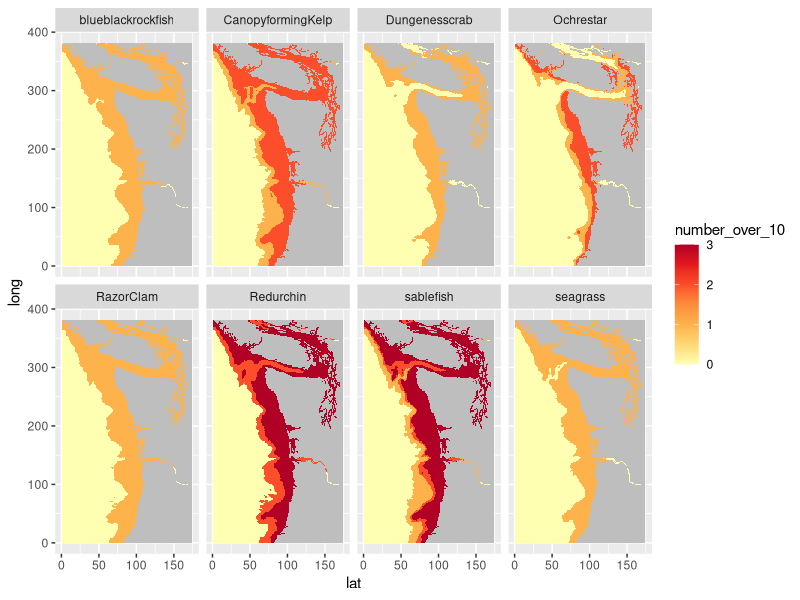

R code for this plot: (Note: a time limit stopped this script after it produced the figure.)
# Goal: 
# was: where is there enough change to elicit 10% change in 1,2,3, .. 9 species in at least one biological response?
# in 30%?

#libraries
library(mgcv)
library(ggplot2)
library(dplyr)
library(tidyverse)
library(broom)
library(cowplot)
library(reshape2)
library(gridExtra)
library(RColorBrewer)

#read in sensitivity by study
setwd("/Users/Jennifer_Sunday/Dropbox/UW_Schmidt/data/")
sensitivity_by_group<-read_csv("processed_data/sensitivity_by_group.csv")

#read in benthic map 2km
littletempbot<-read_csv("processed_data/2km_delta_temp_bot.csv", col_names=F)

#reshape these into a long dataframe - bot layer
littletempbot.df<-melt(littletempbot) %>%
  mutate(lat=rep(1:dim(littletempbot)[1], dim(littletempbot)[2])) %>%
  separate(variable, c(NA, "long"), sep = "X", remove = TRUE) %>%
  mutate(long=as.numeric(long))%>%
  mutate(lat=as.numeric(lat))%>%
  mutate(latlong=paste(long, lat, sep="_"))

# calculate delta response for each species
#temp - extract benthic species with temp response data and add rows for other species
#and change species names so they will work as column names 
temp_sens<-sensitivity_by_group %>%
  filter(treatment_var=="temperature",
         zone=="benthic") %>%
  mutate(English_Name=gsub(" ","", English_Name)) %>%
  mutate(English_Name=gsub("&","", English_Name)) %>%
  mutate(English_Name=gsub("-","", English_Name))

#make a vector with weighted sensitivity titled by species name
temp_sens<-temp_sens %>%
  unite(., col=unique_response, English_Name, response_type, sep="_and_") %>% # make a new column comibining two columns, called unique response
  select(unique_response, weighted_sensitivity) 

#expand out these responses to the entire dataframe of temp change, so every unique response has a lat_long
all_temp_responses<-expand.grid(unique_response=temp_sens$unique_response, 
                               latlong=littletempbot.df$latlong)

#merge empty grid with environmental data, so all unique responses have lat_long and environemntal change
join_grid_and_bottemp<-left_join(all_temp_responses, littletempbot.df)
join_response_and_bottemp<-left_join(join_grid_and_bottemp,temp_sens)
head(join_response_and_bottemp)

#make new column with % change
join_response_and_bottemp<-join_response_and_bottemp%>%
  mutate(percentchangetemp=value*weighted_sensitivity*100) %>%
  mutate(no_env_data=ifelse(percentchangetemp=="NaN", "no_data", "yes_data"))

#Now group by lat_long and species, then ask how many of each group are greater than 10% (need zeros)
tempbot_responses<-join_response_and_bottemp %>%
  separate(unique_response, sep="_and_", into=c("species", "response")) %>%
  group_by(species, latlong, no_env_data) %>%
  summarise(number_over_10=length(which(abs(percentchangetemp)>10)),
            number_over_20=length(which(abs(percentchangetemp)>20)),
            number_over_30=length(which(abs(percentchangetemp)>30)),
            number_total=n()) %>%
  separate(latlong, sep="_", into=c("lat", "long")) %>%
  mutate(lat=as.numeric(lat), long=as.numeric(long)) %>%
  mutate(number_over_10=as.numeric(ifelse(no_env_data=="no_data", 
                                          "NA", number_over_10)),
         number_over_20=as.numeric(ifelse(no_env_data=="no_data", 
                                          "NA", number_over_20)),
         number_over_20=as.numeric(ifelse(no_env_data=="no_data", 
                                          "NA", number_over_30)))

tempbot_responses %>% 
  ggplot(aes(x = lat, y = long)) + geom_tile(aes(fill = number_over_10)) + 
  scale_fill_distiller(palette="YlOrRd", direction=1, na.value="grey") +
  facet_wrap(~species, nrow=2)

write_csv(tempbot_responses, "processed_data/tempbot_responses_2km.csv")

#read in 200 map
littletemp200<-read_csv("processed_data/2km_delta_temp_200m.csv", col_names=F)

#reshape these into a long dataframe - 200 layer
littletemp200.df<-melt(littletemp200) %>%
  mutate(lat=rep(1:dim(littletemp200)[1], dim(littletemp200)[2])) %>%
  separate(variable, c(NA, "long"), sep = "X", remove = TRUE) %>%
  mutate(long=as.numeric(long))%>%
  mutate(lat=as.numeric(lat))%>%
  mutate(latlong=paste(long, lat, sep="_"))

# calculate delta response for each species
#temp - extract benthic species with temp response data and add rows for other species
#and change species names so they will work as column names 
temp_sens<-sensitivity_by_group %>%
  filter(treatment_var=="temperature",
         zone=="pelagic") %>%
  mutate(English_Name=gsub(" ","", English_Name)) %>%
  mutate(English_Name=gsub("&","", English_Name)) %>%
  mutate(English_Name=gsub("-","", English_Name))

#make a vector with weighted sensitivity titled by species name
temp_sens<-temp_sens %>%
  unite(., col=unique_response, English_Name, response_type, sep="_and_") %>% # make a new column comibining two columns, called unique response
  select(unique_response, weighted_sensitivity) 

#expand out these responses to the entire dataframe of temp change, so every unique response has a lat_long
all_temp_responses<-expand.grid(unique_response=temp_sens$unique_response, 
                               latlong=littletemp200.df$latlong)

#merge empty grid with environmental data, so all unique responses have lat_long and environemntal change
join_grid_and_200temp<-left_join(all_temp_responses, littletemp200.df)
join_response_and_200temp<-left_join(join_grid_and_200temp,temp_sens)
head(join_response_and_200temp)

#make new column with % change
join_response_and_200temp<-join_response_and_200temp%>%
  mutate(percentchangetemp=value*weighted_sensitivity*100) %>%
  mutate(no_env_data=ifelse(percentchangetemp=="NaN", "no_data", "yes_data"))

#Now group by lat_long and species, then ask how many of each group are greater than 10% (need zeros)
temp200_responses<-join_response_and_200temp %>%
  separate(unique_response, sep="_and_", into=c("species", "response")) %>%
  group_by(species, latlong, no_env_data) %>%
  summarise(number_over_10=length(which(abs(percentchangetemp)>10)),
            number_over_20=length(which(abs(percentchangetemp)>20)),
            number_over_30=length(which(abs(percentchangetemp)>30)),
            number_total=n()) %>%
  separate(latlong, sep="_", into=c("lat", "long")) %>%
  mutate(lat=as.numeric(lat), long=as.numeric(long)) %>%
  mutate(number_over_10=as.numeric(ifelse(no_env_data=="no_data", 
                                          "NA", number_over_10)),
         number_over_20=as.numeric(ifelse(no_env_data=="no_data", 
                                          "NA", number_over_20)),
         number_over_20=as.numeric(ifelse(no_env_data=="no_data", 
                                          "NA", number_over_30)))

temp200_responses %>% 
  ggplot(aes(x = lat, y = long)) + geom_tile(aes(fill = number_over_10)) + 
  scale_fill_distiller(palette="YlOrRd", direction=1, na.value="grey") +
  facet_wrap(~species, nrow=2)

write_csv(temp200_responses, "processed_data/temp200_responses_2km.csv")

#
#
#
#read in 12km bottom
tempbot_12<-read_csv("processed_data/12km_delta_temp_bot.csv", col_names=F)

#reshape these into a long dataframe - bot layer
tempbot_12.df<-melt(tempbot_12) %>%
  mutate(lat=rep(1:dim(tempbot_12)[1], dim(tempbot_12)[2])) %>%
  separate(variable, c(NA, "long"), sep = "X", remove = TRUE) %>%
  mutate(long=as.numeric(long))%>%
  mutate(lat=as.numeric(lat))%>%
  mutate(latlong=paste(long, lat, sep="_"))

# calculate delta response for each species
#temp - extract benthic species with temp response data and add rows for other species
#and change species names so they will work as column names 
temp_sens<-sensitivity_by_group %>%
  filter(treatment_var=="temperature",
         zone=="benthic") %>%
  mutate(English_Name=gsub(" ","", English_Name)) %>%
  mutate(English_Name=gsub("&","", English_Name)) %>%
  mutate(English_Name=gsub("-","", English_Name))

#make a vector with weighted sensitivity titled by species name
temp_sens<-temp_sens %>%
  unite(., col=unique_response, English_Name, response_type, sep="_and_") %>% # make a new column comibining two columns, called unique response
  select(unique_response, weighted_sensitivity) 

#expand out these responses to the entire dataframe of temp change, so every unique response has a lat_long
all_temp_responses_12<-expand.grid(unique_response=temp_sens$unique_response, 
                               latlong=tempbot_12.df$latlong)

#merge empty grid with environmental data, so all unique responses have lat_long and environemntal change
join_grid_and_bottemp_12<-left_join(all_temp_responses_12, tempbot_12.df)
join_response_and_bottemp_12<-left_join(join_grid_and_bottemp_12,temp_sens)
head(join_response_and_bottemp_12)

#make new column with % change
join_response_and_bottemp_12<-join_response_and_bottemp_12%>%
  mutate(percentchangetemp=value*weighted_sensitivity*100) %>%
  mutate(no_env_data=ifelse(percentchangetemp=="NaN", "no_data", "yes_data"))

#Now group by lat_long and species, then ask how many of each group are greater than 10% (need zeros)
tempbot_responses_12<-join_response_and_bottemp_12 %>%
  separate(unique_response, sep="_and_", into=c("species", "response")) %>%
  group_by(species, latlong, no_env_data) %>%
  summarise(number_over_10=length(which(abs(percentchangetemp)>10)),
            number_over_20=length(which(abs(percentchangetemp)>20)),
            number_over_30=length(which(abs(percentchangetemp)>30)),
            number_total=n()) %>%
  separate(latlong, sep="_", into=c("lat", "long")) %>%
  mutate(lat=as.numeric(lat), long=as.numeric(long)) %>%
  mutate(number_over_10=as.numeric(ifelse(no_env_data=="no_data", 
                                                   "NA", number_over_10)),
         number_over_20=as.numeric(ifelse(no_env_data=="no_data", 
                                                     "NA", number_over_20)),
         number_over_30=as.numeric(ifelse(no_env_data=="no_data", 
                                                     "NA", number_over_30)))

tempbot_responses_12 %>% 
  ggplot(aes(x = lat, y = long)) + geom_tile(aes(fill = number_over_10)) + 
  scale_fill_distiller(palette="YlOrRd", direction=1, na.value="grey") +
  facet_wrap(~species, nrow=2)

write_csv(tempbot_responses_12, "processed_data/tempbot_responses_12km.csv")
#
#
#
#read in 12km 200tom
temp200_12<-read_csv("processed_data/12km_delta_temp_200m.csv", col_names=F)

#reshape these into a long dataframe - 200 layer
temp200_12.df<-melt(temp200_12) %>%
  mutate(lat=rep(1:dim(temp200_12)[1], dim(temp200_12)[2])) %>%
  separate(variable, c(NA, "long"), sep = "X", remove = TRUE) %>%
  mutate(long=as.numeric(long))%>%
  mutate(lat=as.numeric(lat))%>%
  mutate(latlong=paste(long, lat, sep="_"))

# calculate delta response for each species
#temp - extract benthic species with temp response data and add rows for other species
#and change species names so they will work as column names 
temp_sens<-sensitivity_by_group %>%
  filter(treatment_var=="temperature",
         zone=="pelagic") %>%
  mutate(English_Name=gsub(" ","", English_Name)) %>%
  mutate(English_Name=gsub("&","", English_Name)) %>%
  mutate(English_Name=gsub("-","", English_Name))

#make a vector with weighted sensitivity titled by species name
temp_sens<-temp_sens %>%
  unite(., col=unique_response, English_Name, response_type, sep="_and_") %>% # make a new column comibining two columns, called unique response
  select(unique_response, weighted_sensitivity) 

#expand out these responses to the entire dataframe of temp change, so every unique response has a lat_long
all_temp_responses_12<-expand.grid(unique_response=temp_sens$unique_response, 
                                  latlong=temp200_12.df$latlong)

#merge empty grid with environmental data, so all unique responses have lat_long and environemntal change
join_grid_and_200temp_12<-left_join(all_temp_responses_12, temp200_12.df)
join_response_and_200temp_12<-left_join(join_grid_and_200temp_12,temp_sens)
head(join_response_and_200temp_12)

#make new column with % change
join_response_and_200temp_12<-join_response_and_200temp_12%>%
  mutate(percentchangetemp=value*weighted_sensitivity*100) %>%
  mutate(no_env_data=ifelse(percentchangetemp=="NaN", "no_data", "yes_data"))

#Now group by lat_long and species, then ask how many of each group are greater than 10% (need zeros)
temp200_responses_12<-join_response_and_200temp_12 %>%
  separate(unique_response, sep="_and_", into=c("species", "response")) %>%
  group_by(species, latlong, no_env_data) %>%
  summarise(number_over_10=length(which(abs(percentchangetemp)>10)),
            number_over_20=length(which(abs(percentchangetemp)>20)),
            number_over_30=length(which(abs(percentchangetemp)>30)),
            number_total=n()) %>%
  separate(latlong, sep="_", into=c("lat", "long")) %>%
  mutate(lat=as.numeric(lat), long=as.numeric(long))  %>%
  mutate(number_over_10=as.numeric(ifelse(no_env_data=="no_data", 
                                          "NA", number_over_10)),
           number_over_20=as.numeric(ifelse(no_env_data=="no_data", 
                                            "NA", number_over_20)),
           number_over_20=as.numeric(ifelse(no_env_data=="no_data", 
                                            "NA", number_over_30)))

temp200_responses_12 %>% 
  ggplot(aes(x = lat, y = long)) + geom_tile(aes(fill = number_over_10)) + 
  scale_fill_distiller(palette="YlOrRd", direction=1, na.value="grey") +
  facet_wrap(~species, nrow=2)

write_csv(temp200_responses_12, "processed_data/temp200_responses_12km.csv")
